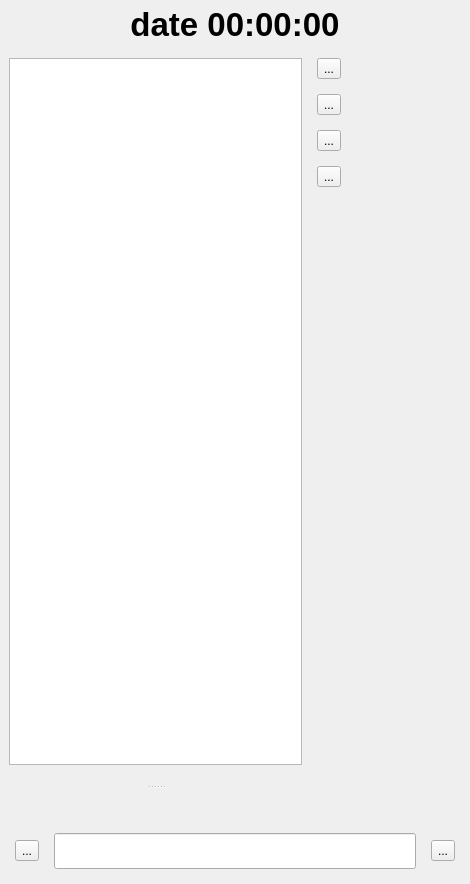
<?xml version="1.0" encoding="UTF-8"?>
<ui version="4.0">
 <class>MainWindow</class>
 <widget class="QMainWindow" name="MainWindow">
  <property name="geometry">
   <rect>
    <x>0</x>
    <y>0</y>
    <width>470</width>
    <height>884</height>
   </rect>
  </property>
  <property name="windowTitle">
   <string>RxLauncher</string>
  </property>
  <property name="windowIcon">
   <iconset resource="resources.qrc">
    <normaloff>:/appIcons/resources/icons/icon.svg</normaloff>:/appIcons/resources/icons/icon.svg</iconset>
  </property>
  <widget class="QWidget" name="mainWidget">
   <layout class="QVBoxLayout" name="verticalLayout_4">
    <property name="leftMargin">
     <number>0</number>
    </property>
    <property name="topMargin">
     <number>6</number>
    </property>
    <property name="rightMargin">
     <number>0</number>
    </property>
    <property name="bottomMargin">
     <number>0</number>
    </property>
    <item>
     <widget class="QLabel" name="timeLabel">
      <property name="font">
       <font>
        <pointsize>25</pointsize>
        <bold>true</bold>
       </font>
      </property>
      <property name="text">
       <string>date 00:00:00</string>
      </property>
      <property name="alignment">
       <set>Qt::AlignCenter</set>
      </property>
     </widget>
    </item>
    <item>
     <widget class="QStackedWidget" name="stackedWidget">
      <property name="currentIndex">
       <number>1</number>
      </property>
      <widget class="QWidget" name="waitingWidget">
       <layout class="QVBoxLayout" name="verticalLayout_5">
        <item>
         <widget class="QLabel" name="timeLabel_2">
          <property name="font">
           <font>
            <pointsize>25</pointsize>
            <bold>true</bold>
           </font>
          </property>
          <property name="text">
           <string>Loading
applications...</string>
          </property>
          <property name="alignment">
           <set>Qt::AlignCenter</set>
          </property>
         </widget>
        </item>
       </layout>
      </widget>
      <widget class="QWidget" name="centralwidget">
       <layout class="QVBoxLayout" name="verticalLayout_3">
        <property name="spacing">
         <number>0</number>
        </property>
        <property name="leftMargin">
         <number>0</number>
        </property>
        <property name="topMargin">
         <number>0</number>
        </property>
        <property name="rightMargin">
         <number>0</number>
        </property>
        <property name="bottomMargin">
         <number>0</number>
        </property>
        <item>
         <widget class="QWidget" name="centralWidget" native="true">
          <layout class="QHBoxLayout" name="centralLayout">
           <property name="spacing">
            <number>0</number>
           </property>
           <item>
            <widget class="QWidget" name="mainWidget_2" native="true">
             <layout class="QVBoxLayout" name="verticalLayout_2">
              <property name="spacing">
               <number>0</number>
              </property>
              <property name="leftMargin">
               <number>0</number>
              </property>
              <property name="topMargin">
               <number>0</number>
              </property>
              <property name="rightMargin">
               <number>0</number>
              </property>
              <property name="bottomMargin">
               <number>0</number>
              </property>
              <item>
               <widget class="QSplitter" name="consoleSplitter">
                <property name="orientation">
                 <enum>Qt::Vertical</enum>
                </property>
                <property name="handleWidth">
                 <number>44</number>
                </property>
                <widget class="QTextEdit" name="consoleEdit">
                 <property name="undoRedoEnabled">
                  <bool>false</bool>
                 </property>
                 <property name="readOnly">
                  <bool>true</bool>
                 </property>
                 <property name="textInteractionFlags">
                  <set>Qt::LinksAccessibleByKeyboard|Qt::LinksAccessibleByMouse</set>
                 </property>
                </widget>
                <widget class="QWidget" name="verticalLayoutWidget">
                 <layout class="QVBoxLayout" name="mainLayout"/>
                </widget>
               </widget>
              </item>
             </layout>
            </widget>
           </item>
           <item>
            <layout class="QVBoxLayout" name="rightBarLayout" stretch="0,0,0,0,0,1">
             <property name="spacing">
              <number>15</number>
             </property>
             <property name="leftMargin">
              <number>15</number>
             </property>
             <property name="rightMargin">
              <number>0</number>
             </property>
             <item>
              <widget class="QToolButton" name="consoleButton">
               <property name="text">
                <string>...</string>
               </property>
               <property name="icon">
                <iconset resource="resources.qrc">
                 <normaloff>:/icons/console</normaloff>:/icons/console</iconset>
               </property>
               <property name="iconSize">
                <size>
                 <width>64</width>
                 <height>64</height>
                </size>
               </property>
               <property name="checkable">
                <bool>true</bool>
               </property>
              </widget>
             </item>
             <item>
              <widget class="QToolButton" name="settingsButton">
               <property name="text">
                <string>...</string>
               </property>
               <property name="icon">
                <iconset resource="resources.qrc">
                 <normaloff>:/icons/settings</normaloff>:/icons/settings</iconset>
               </property>
               <property name="iconSize">
                <size>
                 <width>64</width>
                 <height>64</height>
                </size>
               </property>
              </widget>
             </item>
             <item>
              <widget class="QToolButton" name="viewTypeButton">
               <property name="text">
                <string>...</string>
               </property>
               <property name="icon">
                <iconset resource="resources.qrc">
                 <normaloff>:/icons/grid</normaloff>:/icons/grid</iconset>
               </property>
               <property name="iconSize">
                <size>
                 <width>64</width>
                 <height>64</height>
                </size>
               </property>
              </widget>
             </item>
             <item>
              <widget class="QToolButton" name="sortButton">
               <property name="text">
                <string>...</string>
               </property>
               <property name="icon">
                <iconset resource="resources.qrc">
                 <normaloff>:/icons/sortUsage</normaloff>:/icons/sortUsage</iconset>
               </property>
               <property name="iconSize">
                <size>
                 <width>64</width>
                 <height>64</height>
                </size>
               </property>
              </widget>
             </item>
             <item>
              <spacer name="verticalSpacer">
               <property name="orientation">
                <enum>Qt::Vertical</enum>
               </property>
               <property name="sizeHint" stdset="0">
                <size>
                 <width>0</width>
                 <height>0</height>
                </size>
               </property>
              </spacer>
             </item>
             <item>
              <widget class="QScrollArea" name="quickScrollArea">
               <property name="sizePolicy">
                <sizepolicy hsizetype="Minimum" vsizetype="Expanding">
                 <horstretch>0</horstretch>
                 <verstretch>0</verstretch>
                </sizepolicy>
               </property>
               <property name="maximumSize">
                <size>
                 <width>144</width>
                 <height>16777215</height>
                </size>
               </property>
               <property name="frameShape">
                <enum>QFrame::NoFrame</enum>
               </property>
               <property name="horizontalScrollBarPolicy">
                <enum>Qt::ScrollBarAlwaysOff</enum>
               </property>
               <property name="widgetResizable">
                <bool>true</bool>
               </property>
               <widget class="QWidget" name="quickAccessWidget">
                <property name="geometry">
                 <rect>
                  <x>0</x>
                  <y>0</y>
                  <width>144</width>
                  <height>355</height>
                 </rect>
                </property>
                <property name="sizePolicy">
                 <sizepolicy hsizetype="Minimum" vsizetype="Expanding">
                  <horstretch>0</horstretch>
                  <verstretch>0</verstretch>
                 </sizepolicy>
                </property>
                <layout class="QVBoxLayout" name="quickAccessLayout"/>
               </widget>
              </widget>
             </item>
            </layout>
           </item>
          </layout>
         </widget>
        </item>
        <item>
         <layout class="QHBoxLayout" name="horizontalLayout">
          <property name="spacing">
           <number>15</number>
          </property>
          <property name="leftMargin">
           <number>15</number>
          </property>
          <property name="topMargin">
           <number>15</number>
          </property>
          <property name="rightMargin">
           <number>15</number>
          </property>
          <property name="bottomMargin">
           <number>15</number>
          </property>
          <item>
           <widget class="QToolButton" name="calcCmdButton">
            <property name="text">
             <string>...</string>
            </property>
            <property name="icon">
             <iconset resource="resources.qrc">
              <normaloff>:/appIcons/resources/appIcons/calculator_sl.svg</normaloff>:/appIcons/resources/appIcons/calculator_sl.svg</iconset>
            </property>
            <property name="iconSize">
             <size>
              <width>64</width>
              <height>64</height>
             </size>
            </property>
           </widget>
          </item>
          <item>
           <widget class="QLineEdit" name="lineEdit">
            <property name="font">
             <font>
              <pointsize>18</pointsize>
             </font>
            </property>
           </widget>
          </item>
          <item>
           <widget class="QToolButton" name="clearCmdButton">
            <property name="text">
             <string>...</string>
            </property>
            <property name="icon">
             <iconset resource="resources.qrc">
              <normaloff>:/icons/remove</normaloff>:/icons/remove</iconset>
            </property>
            <property name="iconSize">
             <size>
              <width>64</width>
              <height>64</height>
             </size>
            </property>
           </widget>
          </item>
         </layout>
        </item>
       </layout>
      </widget>
      <widget class="QWidget" name="settingsWidget">
       <layout class="QVBoxLayout" name="settingsLayout"/>
      </widget>
      <widget class="QWidget" name="appSettingsPage">
       <layout class="QVBoxLayout" name="appSettingsLayout"/>
      </widget>
     </widget>
    </item>
   </layout>
  </widget>
 </widget>
 <resources>
  <include location="resources.qrc"/>
 </resources>
 <connections/>
</ui>
